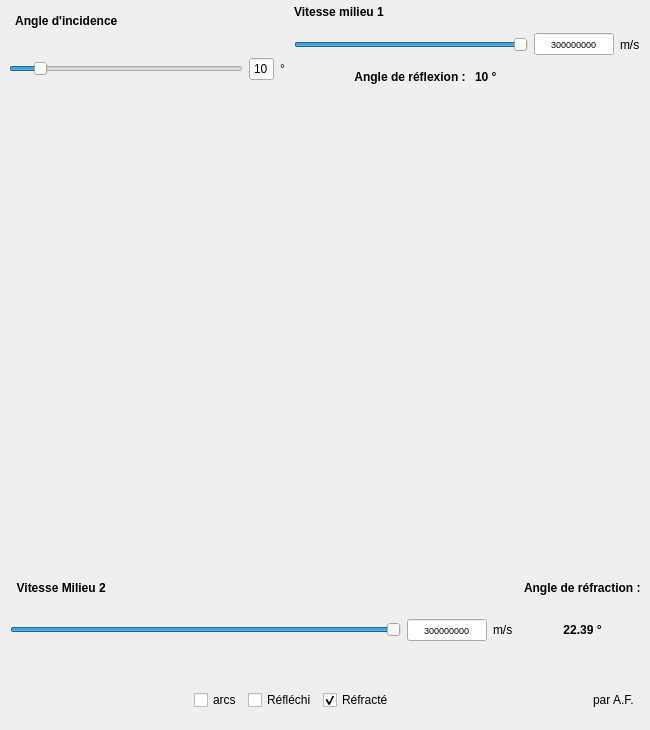
<?xml version="1.0" encoding="UTF-8"?>
<ui version="4.0">
 <class>MainWindow</class>
 <widget class="QMainWindow" name="MainWindow">
  <property name="geometry">
   <rect>
    <x>0</x>
    <y>0</y>
    <width>650</width>
    <height>730</height>
   </rect>
  </property>
  <property name="sizePolicy">
   <sizepolicy hsizetype="Fixed" vsizetype="Fixed">
    <horstretch>0</horstretch>
    <verstretch>0</verstretch>
   </sizepolicy>
  </property>
  <property name="minimumSize">
   <size>
    <width>650</width>
    <height>730</height>
   </size>
  </property>
  <property name="maximumSize">
   <size>
    <width>650</width>
    <height>730</height>
   </size>
  </property>
  <property name="windowTitle">
   <string>Snell Descartes</string>
  </property>
  <widget class="QWidget" name="centralwidget">
   <property name="contextMenuPolicy">
    <enum>Qt::NoContextMenu</enum>
   </property>
   <widget class="QWidget" name="horizontalLayoutWidget">
    <property name="geometry">
     <rect>
      <x>-1</x>
      <y>-1</y>
      <width>291</width>
      <height>91</height>
     </rect>
    </property>
    <layout class="QHBoxLayout" name="horizontalLayout">
     <property name="rightMargin">
      <number>5</number>
     </property>
     <item>
      <layout class="QVBoxLayout" name="verticalLayout">
       <item>
        <widget class="QLabel" name="label_angle_incident">
         <property name="font">
          <font>
           <weight>75</weight>
           <bold>true</bold>
          </font>
         </property>
         <property name="text">
          <string>     Angle d'incidence</string>
         </property>
        </widget>
       </item>
       <item>
        <layout class="QHBoxLayout" name="horizontalLayout_4">
         <property name="leftMargin">
          <number>10</number>
         </property>
         <item>
          <widget class="QSlider" name="Slider_incident">
           <property name="sizePolicy">
            <sizepolicy hsizetype="Expanding" vsizetype="Fixed">
             <horstretch>1</horstretch>
             <verstretch>0</verstretch>
            </sizepolicy>
           </property>
           <property name="maximum">
            <number>90</number>
           </property>
           <property name="value">
            <number>10</number>
           </property>
           <property name="orientation">
            <enum>Qt::Horizontal</enum>
           </property>
          </widget>
         </item>
         <item>
          <widget class="QLineEdit" name="line_incident">
           <property name="sizePolicy">
            <sizepolicy hsizetype="MinimumExpanding" vsizetype="Fixed">
             <horstretch>0</horstretch>
             <verstretch>0</verstretch>
            </sizepolicy>
           </property>
           <property name="maximumSize">
            <size>
             <width>25</width>
             <height>16777215</height>
            </size>
           </property>
           <property name="text">
            <string>10</string>
           </property>
           <property name="maxLength">
            <number>2</number>
           </property>
           <property name="alignment">
            <set>Qt::AlignCenter</set>
           </property>
          </widget>
         </item>
         <item>
          <widget class="QLabel" name="label_degre">
           <property name="maximumSize">
            <size>
             <width>25</width>
             <height>16777215</height>
            </size>
           </property>
           <property name="text">
            <string>°</string>
           </property>
          </widget>
         </item>
        </layout>
       </item>
      </layout>
     </item>
    </layout>
   </widget>
   <widget class="QWidget" name="verticalLayoutWidget_2">
    <property name="geometry">
     <rect>
      <x>289</x>
      <y>-1</y>
      <width>361</width>
      <height>91</height>
     </rect>
    </property>
    <layout class="QVBoxLayout" name="verticalLayout_2">
     <property name="leftMargin">
      <number>5</number>
     </property>
     <property name="rightMargin">
      <number>0</number>
     </property>
     <item>
      <widget class="QLabel" name="label_2">
       <property name="font">
        <font>
         <weight>75</weight>
         <bold>true</bold>
        </font>
       </property>
       <property name="text">
        <string>Vitesse milieu 1</string>
       </property>
      </widget>
     </item>
     <item>
      <layout class="QHBoxLayout" name="horizontalLayout_2">
       <property name="rightMargin">
        <number>10</number>
       </property>
       <item>
        <widget class="QSlider" name="Slider_V1">
         <property name="sizePolicy">
          <sizepolicy hsizetype="Expanding" vsizetype="Fixed">
           <horstretch>1</horstretch>
           <verstretch>0</verstretch>
          </sizepolicy>
         </property>
         <property name="minimum">
          <number>1000</number>
         </property>
         <property name="maximum">
          <number>300000000</number>
         </property>
         <property name="value">
          <number>300000000</number>
         </property>
         <property name="orientation">
          <enum>Qt::Horizontal</enum>
         </property>
        </widget>
       </item>
       <item>
        <widget class="QLineEdit" name="Edit_V1">
         <property name="sizePolicy">
          <sizepolicy hsizetype="Preferred" vsizetype="Fixed">
           <horstretch>1</horstretch>
           <verstretch>0</verstretch>
          </sizepolicy>
         </property>
         <property name="minimumSize">
          <size>
           <width>15</width>
           <height>0</height>
          </size>
         </property>
         <property name="maximumSize">
          <size>
           <width>80</width>
           <height>16777215</height>
          </size>
         </property>
         <property name="font">
          <font>
           <pointsize>7</pointsize>
          </font>
         </property>
         <property name="text">
          <string>300000000</string>
         </property>
         <property name="maxLength">
          <number>9</number>
         </property>
         <property name="alignment">
          <set>Qt::AlignCenter</set>
         </property>
        </widget>
       </item>
       <item>
        <widget class="QLabel" name="label">
         <property name="text">
          <string>m/s</string>
         </property>
        </widget>
       </item>
      </layout>
     </item>
     <item>
      <layout class="QHBoxLayout" name="horizontalLayout_3">
       <item>
        <widget class="QLabel" name="label_3">
         <property name="font">
          <font>
           <weight>75</weight>
           <bold>true</bold>
          </font>
         </property>
         <property name="layoutDirection">
          <enum>Qt::LeftToRight</enum>
         </property>
         <property name="text">
          <string>Angle de réflexion : </string>
         </property>
         <property name="alignment">
          <set>Qt::AlignRight|Qt::AlignTrailing|Qt::AlignVCenter</set>
         </property>
        </widget>
       </item>
       <item>
        <widget class="QLabel" name="label_Reflexion">
         <property name="font">
          <font>
           <weight>75</weight>
           <bold>true</bold>
          </font>
         </property>
         <property name="text">
          <string>10 °</string>
         </property>
         <property name="alignment">
          <set>Qt::AlignLeading|Qt::AlignLeft|Qt::AlignVCenter</set>
         </property>
        </widget>
       </item>
      </layout>
     </item>
    </layout>
   </widget>
   <widget class="QWidget" name="verticalLayoutWidget_3">
    <property name="geometry">
     <rect>
      <x>0</x>
      <y>570</y>
      <width>651</width>
      <height>171</height>
     </rect>
    </property>
    <layout class="QVBoxLayout" name="verticalLayout_3">
     <item>
      <layout class="QHBoxLayout" name="horizontalLayout_5">
       <property name="bottomMargin">
        <number>5</number>
       </property>
       <item>
        <layout class="QVBoxLayout" name="verticalLayout_4">
         <item>
          <widget class="QLabel" name="label_6">
           <property name="font">
            <font>
             <weight>75</weight>
             <bold>true</bold>
            </font>
           </property>
           <property name="text">
            <string>     Vitesse Milieu 2</string>
           </property>
          </widget>
         </item>
         <item>
          <layout class="QHBoxLayout" name="horizontalLayout_7">
           <property name="leftMargin">
            <number>10</number>
           </property>
           <property name="topMargin">
            <number>0</number>
           </property>
           <item>
            <widget class="QSlider" name="Slider_V2">
             <property name="sizePolicy">
              <sizepolicy hsizetype="Expanding" vsizetype="Fixed">
               <horstretch>1</horstretch>
               <verstretch>0</verstretch>
              </sizepolicy>
             </property>
             <property name="minimum">
              <number>1000</number>
             </property>
             <property name="maximum">
              <number>300000000</number>
             </property>
             <property name="value">
              <number>300000000</number>
             </property>
             <property name="orientation">
              <enum>Qt::Horizontal</enum>
             </property>
            </widget>
           </item>
           <item>
            <widget class="QLineEdit" name="Edit_V2">
             <property name="sizePolicy">
              <sizepolicy hsizetype="Expanding" vsizetype="Fixed">
               <horstretch>10</horstretch>
               <verstretch>0</verstretch>
              </sizepolicy>
             </property>
             <property name="minimumSize">
              <size>
               <width>10</width>
               <height>0</height>
              </size>
             </property>
             <property name="maximumSize">
              <size>
               <width>80</width>
               <height>16777215</height>
              </size>
             </property>
             <property name="font">
              <font>
               <pointsize>7</pointsize>
               <weight>50</weight>
               <italic>false</italic>
               <bold>false</bold>
              </font>
             </property>
             <property name="text">
              <string>300000000</string>
             </property>
             <property name="maxLength">
              <number>9</number>
             </property>
             <property name="frame">
              <bool>true</bool>
             </property>
             <property name="alignment">
              <set>Qt::AlignCenter</set>
             </property>
            </widget>
           </item>
           <item>
            <widget class="QLabel" name="label_4">
             <property name="text">
              <string>m/s</string>
             </property>
            </widget>
           </item>
          </layout>
         </item>
        </layout>
       </item>
       <item>
        <layout class="QVBoxLayout" name="verticalLayout_7">
         <property name="leftMargin">
          <number>5</number>
         </property>
         <property name="rightMargin">
          <number>10</number>
         </property>
         <item>
          <widget class="QLabel" name="label_5">
           <property name="font">
            <font>
             <weight>75</weight>
             <bold>true</bold>
            </font>
           </property>
           <property name="text">
            <string>Angle de réfraction :</string>
           </property>
          </widget>
         </item>
         <item>
          <widget class="QLabel" name="label_Refraction_V2">
           <property name="font">
            <font>
             <weight>75</weight>
             <bold>true</bold>
            </font>
           </property>
           <property name="text">
            <string>22.39 °</string>
           </property>
           <property name="alignment">
            <set>Qt::AlignCenter</set>
           </property>
          </widget>
         </item>
        </layout>
       </item>
      </layout>
     </item>
     <item>
      <layout class="QHBoxLayout" name="horizontalLayout_11">
       <item>
        <layout class="QHBoxLayout" name="horizontalLayout_12">
         <item>
          <spacer name="horizontalSpacer">
           <property name="orientation">
            <enum>Qt::Horizontal</enum>
           </property>
           <property name="sizeHint" stdset="0">
            <size>
             <width>20</width>
             <height>20</height>
            </size>
           </property>
          </spacer>
         </item>
         <item>
          <widget class="QCheckBox" name="checkBox_Arcs">
           <property name="text">
            <string>arcs</string>
           </property>
          </widget>
         </item>
         <item>
          <widget class="QCheckBox" name="checkBox_Reflechi">
           <property name="sizePolicy">
            <sizepolicy hsizetype="Minimum" vsizetype="Fixed">
             <horstretch>0</horstretch>
             <verstretch>0</verstretch>
            </sizepolicy>
           </property>
           <property name="text">
            <string>Réfléchi</string>
           </property>
          </widget>
         </item>
         <item>
          <widget class="QCheckBox" name="checkBox_Refracte">
           <property name="sizePolicy">
            <sizepolicy hsizetype="Minimum" vsizetype="Fixed">
             <horstretch>0</horstretch>
             <verstretch>0</verstretch>
            </sizepolicy>
           </property>
           <property name="text">
            <string>Réfracté</string>
           </property>
           <property name="checked">
            <bool>true</bool>
           </property>
          </widget>
         </item>
         <item>
          <spacer name="horizontalSpacer_2">
           <property name="orientation">
            <enum>Qt::Horizontal</enum>
           </property>
           <property name="sizeHint" stdset="0">
            <size>
             <width>20</width>
             <height>20</height>
            </size>
           </property>
          </spacer>
         </item>
         <item>
          <widget class="QLabel" name="label_9">
           <property name="text">
            <string>par A.F.     </string>
           </property>
          </widget>
         </item>
        </layout>
       </item>
      </layout>
     </item>
    </layout>
   </widget>
   <widget class="QWidget" name="gridLayoutWidget">
    <property name="geometry">
     <rect>
      <x>-1</x>
      <y>89</y>
      <width>651</width>
      <height>481</height>
     </rect>
    </property>
    <layout class="QGridLayout" name="grid">
     <property name="leftMargin">
      <number>10</number>
     </property>
     <property name="rightMargin">
      <number>10</number>
     </property>
    </layout>
   </widget>
  </widget>
 </widget>
 <resources/>
 <connections/>
</ui>
